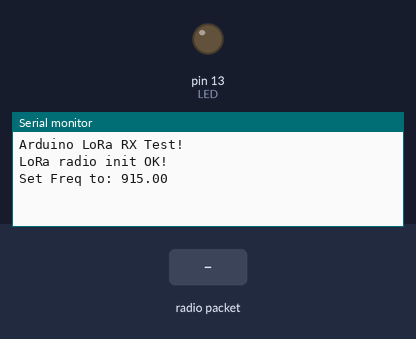
A program run on a simulated Arduino Uno, built with avr-gcc and run on an emulated ATmega328P. On the bench: output pins drawn as LEDs (lit = HIGH), the last lines printed to the serial monitor. The test bench sets the inputs (shaded band). No radio packets arrive unless stated; pins used as bus, display or sensor lines are not drawn.

Above: at 1.3 s.
1.4 s: radio packet "GPS:" arrives
At 2.3 s:
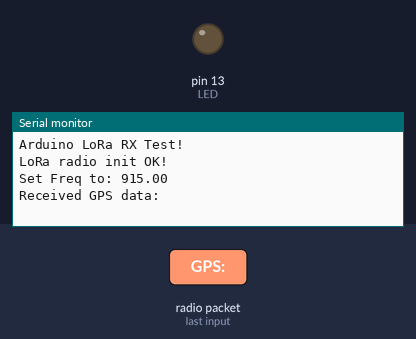
2.9 s: radio packet "1" arrives
At 3.4 s:
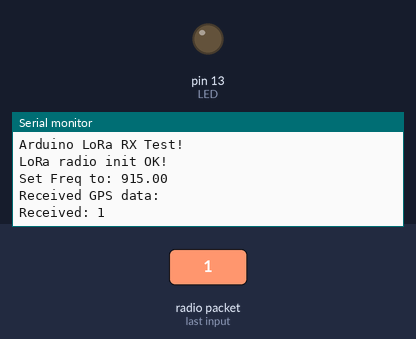

The program:

main.cpp
```cpp
#include <Arduino.h>
#include <SPI.h>
#include <RH_RF95.h>

#define RFM95_CS 10
#define RFM95_RST 9
#define RFM95_INT 2
#define RF95_FREQ 915.0

RH_RF95 rf95(RFM95_CS, RFM95_INT);

#define LED 13

void setup() {
  pinMode(LED, OUTPUT);
  pinMode(RFM95_RST, OUTPUT);
  digitalWrite(RFM95_RST, HIGH);

  while (!Serial);
  Serial.begin(9600);
  delay(100);
  Serial.println("Arduino LoRa RX Test!");

  digitalWrite(RFM95_RST, LOW);
  delay(10);
  digitalWrite(RFM95_RST, HIGH);
  delay(10);

  if (!rf95.init()) {
    Serial.println("LoRa radio init failed");
    while (1);
  }
  Serial.println("LoRa radio init OK!");

  if (!rf95.setFrequency(RF95_FREQ)) {
    Serial.println("setFrequency failed");
    while (1);
  }
  Serial.print("Set Freq to: ");
  Serial.println(RF95_FREQ);

  rf95.setTxPower(23, false);
}

void loop() {
  if (rf95.available()) {
    uint8_t buf[RH_RF95_MAX_MESSAGE_LEN];
    uint8_t len = sizeof(buf);

    if (rf95.recv(buf, &len)) {
      digitalWrite(LED, HIGH);

      // Convert received message to string
      String receivedMessage;
      for (int i = 0; i < len; i++) {
        receivedMessage += (char)buf[i];
      }

      // Check if the received message is a GPS data message
      if (receivedMessage.startsWith("GPS:")) {
        // Extract GPS data from the message
        String gpsData = receivedMessage.substring(4); // Remove "GPS:" prefix
        Serial.print("Received GPS data: ");
        Serial.println(gpsData);

        // Process the GPS data further as needed
      } else {
        // Print other types of received messages
        Serial.print("Received: ");
        Serial.println(receivedMessage);
      }

      digitalWrite(LED, LOW);
    } else {
      Serial.println("Receive failed");
    }
  }
}
```

Measured:
- after the input at 1.4 s, the serial monitor: prints a new line at once (image 1)
- after the input at 2.9 s, the serial monitor: prints a new line at once (image 2)
